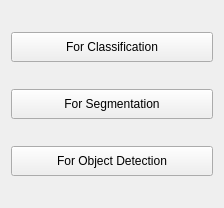
               <widget class="QWidget" name="Preprocessing">
                <property name="geometry">
                 <rect>
                  <x>0</x>
                  <y>0</y>
                  <width>224</width>
                  <height>208</height>
                 </rect>
                </property>
                <attribute name="label">
                 <string>Preprocessing</string>
                </attribute>
                <layout class="QVBoxLayout" name="verticalLayout_7">
                 <item>
                  <widget class="QPushButton" name="pc">
                   <property name="minimumSize">
                    <size>
                     <width>0</width>
                     <height>30</height>
                    </size>
                   </property>
                   <property name="font">
                    <font>
                     <family>Segoe UI</family>
                     <pointsize>9</pointsize>
                    </font>
                   </property>
                   <property name="text">
                    <string>For Classification</string>
                   </property>
                   <property name="iconSize">
                    <size>
                     <width>16</width>
                     <height>16</height>
                    </size>
                   </property>
                  </widget>
                 </item>
                 <item>
                  <widget class="QPushButton" name="ps">
                   <property name="minimumSize">
                    <size>
                     <width>0</width>
                     <height>30</height>
                    </size>
                   </property>
                   <property name="font">
                    <font>
                     <family>Segoe UI</family>
                     <pointsize>9</pointsize>
                    </font>
                   </property>
                   <property name="text">
                    <string>For Segmentation</string>
                   </property>
                  </widget>
                 </item>
                 <item>
                  <widget class="QPushButton" name="po">
                   <property name="minimumSize">
                    <size>
                     <width>0</width>
                     <height>30</height>
                    </size>
                   </property>
                   <property name="font">
                    <font>
                     <family>Segoe UI</family>
                     <pointsize>9</pointsize>
                    </font>
                   </property>
                   <property name="text">
                    <string>For Object Detection</string>
                   </property>
                  </widget>
                 </item>
                </layout>
               </widget>
